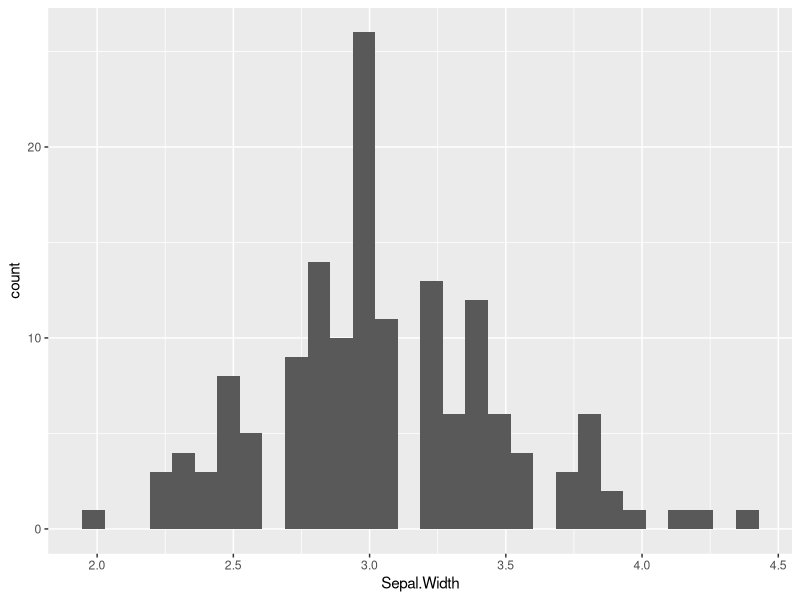
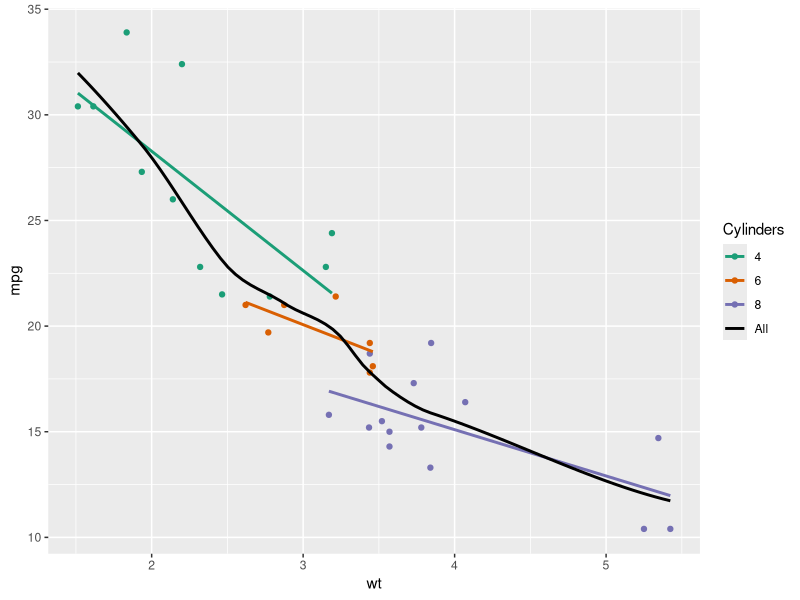
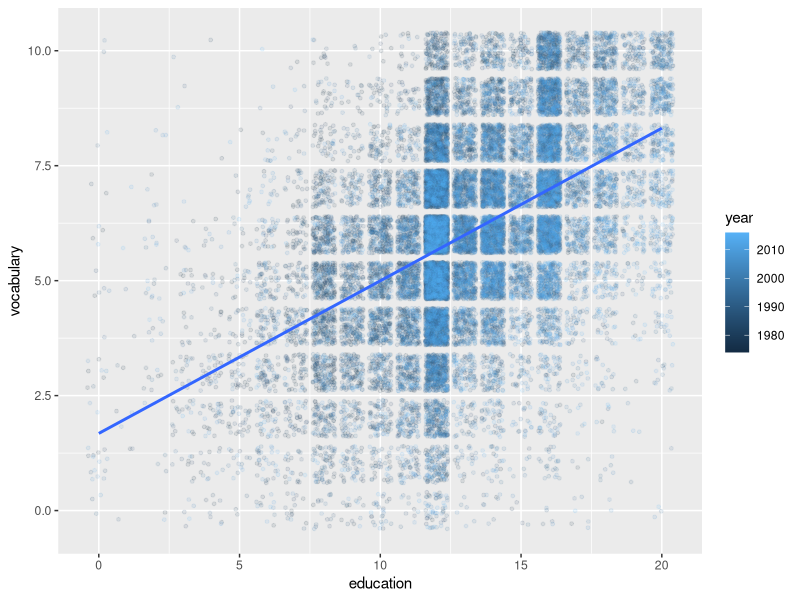
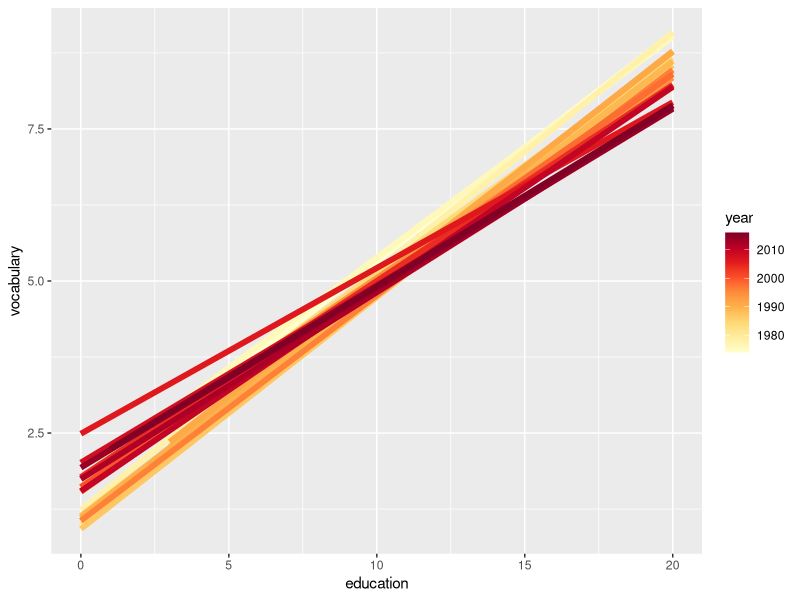
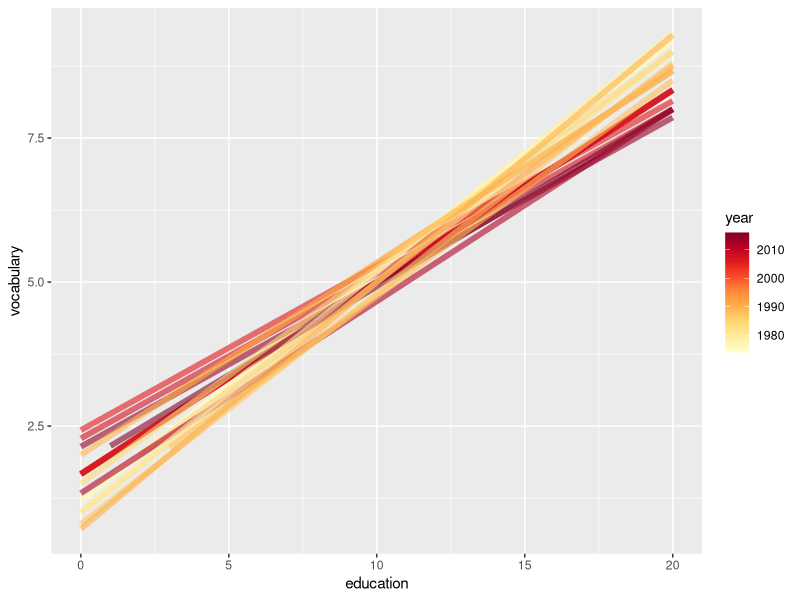
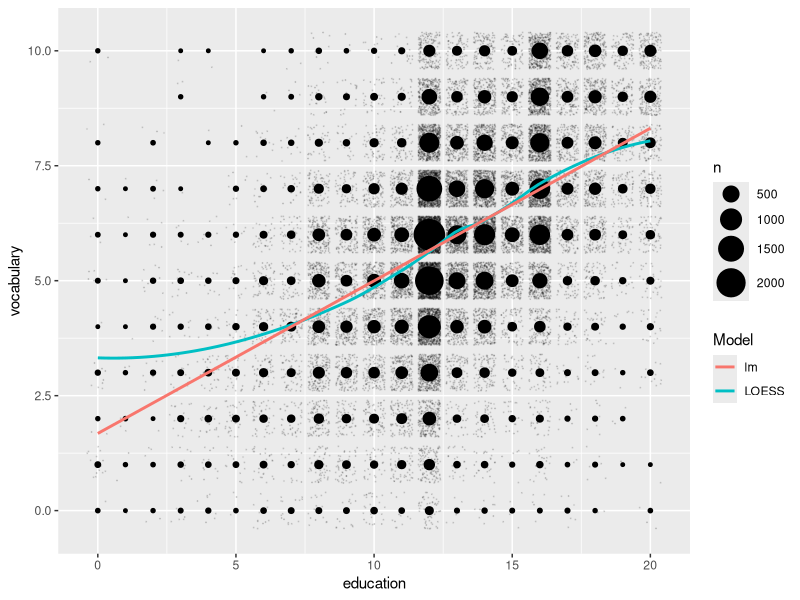
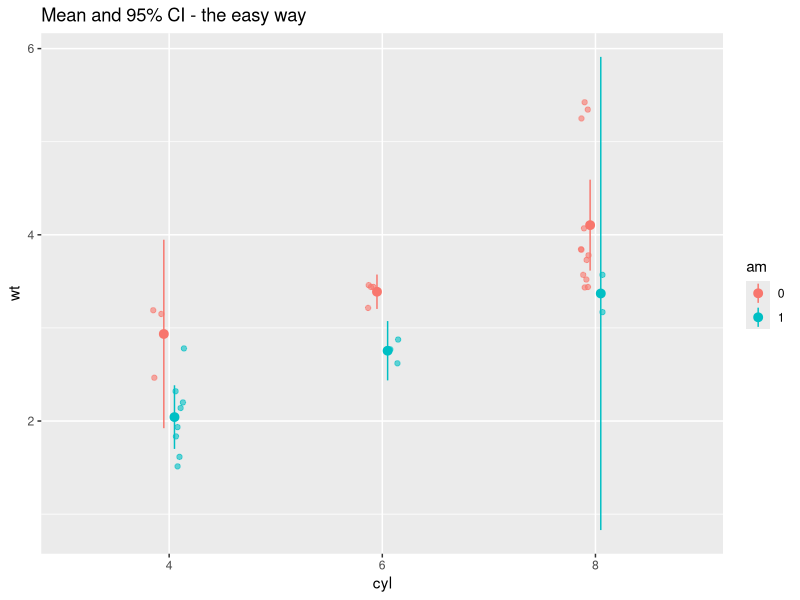
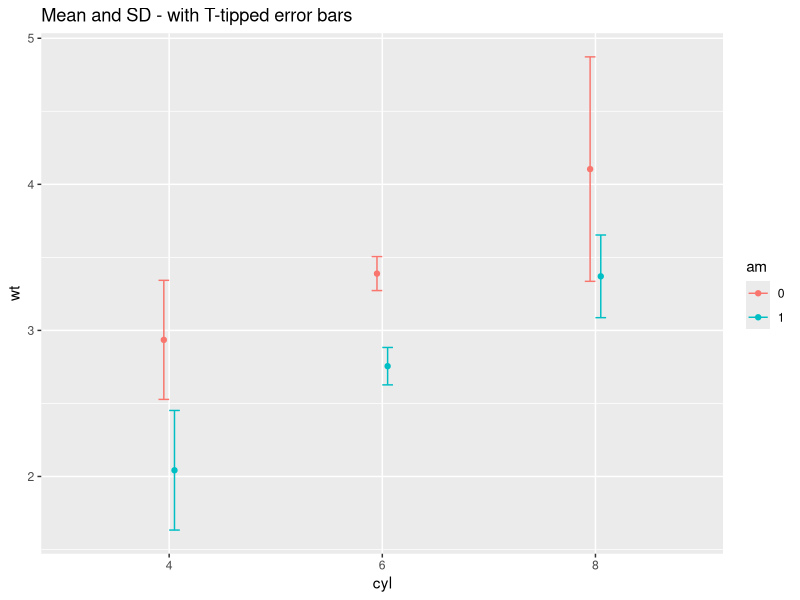

These figures' R source, in order:
## ---- chunk 1
library(ggplot2)
## ---- chunk 2
plot <- ggplot(iris, aes(x = Sepal.Width))
plot + stat_bin()
## ---- chunk 3
# Customize color
library(RColorBrewer)
myColors <- c(brewer.pal(3, "Dark2"), "black")

ggplot(mtcars, aes(x = wt, y = mpg, col = factor(cyl))) +
  geom_point() +
  stat_smooth(method = "lm", se = FALSE) +
  stat_smooth(method = "loess", 
              aes(group = 1, col="All"), 
              se = FALSE, span = 0.7) +
  # Add correct arguments to scale_color_manual
  scale_color_manual('Cylinders', values = myColors)
## ---- chunk 4
library(car)
ggplot(Vocab, aes(x = education, y = vocabulary, col = year)) +
  geom_jitter(alpha = 0.1, size = 1) +
  stat_smooth(method = 'lm', se = F)
## ---- chunk 5
# Specify the invisible group aesthetic so that our linear models are still calculated appropriately.
ggplot(Vocab, aes(x = education, y = vocabulary, col = year, group = factor(year))) +
  stat_smooth(method = "lm", se = FALSE, alpha = 0.6, size = 2) +
  scale_color_gradientn(colors = brewer.pal(9, "YlOrRd"))
## ---- chunk 6
ggplot(Vocab, aes(x = education, y = vocabulary, col = year, group = factor(year))) +
  # Set the quantiles argument to 0.5 so that only the median is shown.
  stat_quantile(alpha = 0.6, size = 2, quantiles = 0.5) +
  scale_color_gradientn(colors = brewer.pal(9,"YlOrRd"))
## ---- chunk 7
ggplot(Vocab, aes(x = education, y = vocabulary)) +
  geom_jitter(size = 0.1, alpha = 0.1) +
  stat_sum() + # sum statistic
  scale_size(range = c(1, 10)) +  # set size scale
  stat_smooth(method = "loess", aes(col = "LOESS"), se = F) +
  stat_smooth(method = "lm", aes(col = "lm"), se = F) +
  scale_color_discrete("Model")
## ---- chunk 8
# Require 'Hsimc' package here.
library(Hmisc)
# Convert cyl and am to factors
mtcars$cyl <- as.factor(mtcars$cyl)
mtcars$am <- as.factor(mtcars$am)

# Define positions
posn.d <- position_dodge(width = 0.1)
posn.jd <- position_jitterdodge(jitter.width = 0.1, dodge.width = 0.2)
posn.j <- position_jitter(width = 0.2)

# Base layers
wt.cyl.am <- ggplot(mtcars, aes(x = cyl, y = wt, col = am, fill = am, group = am))
## ---- chunk 9
# Mean and 95% CI - the easy way
wt.cyl.am +
  geom_point(position = posn.jd, alpha = 0.6) +
  # 95% CI: 'fun.data = mean_cl_normal'
  # Default geom = 'pointrange'
  stat_summary(fun.data = mean_cl_normal, position = posn.d) +
  ggtitle('Mean and 95% CI - the easy way')

# Mean and SD - with T-tipped error bars
wt.cyl.am + 
  # Mean: 'fun.y = mean' -> Uses the y aesthetic
  stat_summary(geom = 'point', fun.y = mean,
               position = posn.d) +
  # sd: 'fun.data = mean_sdl, fun.args = list(mult = 1)'
  # fun.args = list(mult = 1) to have a errorbar that spans over one standard deviation in both directions.
  stat_summary(geom = 'errorbar', fun.data = mean_sdl,
               position = posn.d, fun.args = list(mult = 1), width = 0.1) +
  ggtitle('Mean and SD - with T-tipped error bars')
## ---- chunk 10
# Function to save range for use in ggplot
gg_range <- function(x) {
  data.frame(ymin = min(x), # Min
             ymax = max(x)) # Max
}

# Function to get quantiles
med_IQR <- function(x) {
  data.frame(y = median(x), # Median
             ymin = quantile(x)[2], # 1st quartile
             ymax = quantile(x)[4])  # 3rd quartile
}
## ---- chunk 11
# Five-number summary(the minimum, 1st quartile, median, 3rd quartile, and the maximum) plot
wt.cyl.am +
  # 1st quartile, 3rd quartile
  stat_summary(geom = 'linerange', fun.data = med_IQR,
               position = posn.d, size = 3) +
  # minimum, maximum
  stat_summary(geom = 'linerange', fun.data = gg_range,
               position = posn.d, size = 3,
               alpha = 0.4) +
  # median
  stat_summary(geom = 'point', fun.y = median,
               position = posn.d, size = 3,
               col = 'black', shape = 'X') +
  ggtitle('Five-number Summary Plot')
## ---- chunk 12
plot2 <- ggplot(mtcars, aes(x = wt, y = hp, col = am)) + geom_point() + geom_smooth()
# Original plot
plot2
## ---- chunk 13
# Zoom in using scale function.
plot2 +
    scale_x_continuous(limits = c(3, 6), expand = c(0, 0))
## ---- chunk 14
# Zoom in using coord function.
plot2 + 
  coord_cartesian(xlim = c(3, 6))
## ---- chunk 15
base.plot <- ggplot(iris, aes(x = Sepal.Length, y = Sepal.Width, col = Species)) +
               geom_jitter() +
               geom_smooth(method = "lm", se = FALSE)

# Plot base.plot: default aspect ratio
base.plot

# Fix aspect ratio (1:1) of base.plot
base.plot +
  coord_equal()
## ---- chunk 16
# Create an ordinary bar chart and convert it into pie chart.
wide.bar <- ggplot(mtcars, aes(x = 1, fill = cyl)) +
              geom_bar()
wide.bar +
  coord_polar(theta = 'y')

# Set limits on x_scale and convert it into a 'ring' type pie chart.
thin.bar <- ggplot(mtcars, aes(x = 1, fill = cyl)) +
              geom_bar(width = 0.1) +
              scale_x_continuous(limits = c(0.5, 1.5))
thin.bar + 
  coord_polar(theta = 'y')
## ---- chunk 17
# Create cyl_am
mtcars$cyl_am <- paste(mtcars$cyl, mtcars$am, sep = "_")
# Customize color
myCol <- rbind(brewer.pal(9, "Blues")[c(3,6,8)],
               brewer.pal(9, "Reds")[c(3,6,8)])
# Plot with multi variables.
ggplot(mtcars, aes(x = wt, y = mpg, col = cyl_am)) +
  geom_point() +
  scale_color_manual(values = myCol) +
  facet_grid(gear ~ vs)
## ---- chunk 18
library(tidyr)
library(dplyr)
# Take a look at msleep
head(msleep, 3)
# Tidy data for plot
colnames(msleep)[6:7] <- c('total', 'rem')
mamsleep <- msleep %>%
              gather(sleep, time, total:rem) %>%
              select(vore, name, sleep, time) %>%
              filter(!is.na(vore))
# After tidy up
head(mamsleep, 3)

plot3 <- ggplot(mamsleep, aes(x = time, y = name, col = sleep)) + geom_point()
# Before dropping levels
plot3 + facet_grid(vore ~ .)
# After dropping levels(free up rows)
plot3 + facet_grid(vore ~ ., scale= 'free_y', space = 'free_y')
## ---- chunk 19
library(RColorBrewer)
plot4 <- ggplot(mtcars, aes(x = wt, y = mpg, col = factor(cyl))) +
  stat_smooth(method = 'lm', se = F) + 
  scale_color_manual('Cylinders', values = c('#C6DBEF','#6BAED6','#2171B5')) +
  geom_jitter(size = 3.5, alpha = 0.7) +
  scale_x_continuous('Weight(lb/1000)') +
  scale_y_continuous('Miles/(US) gallon') +
  facet_grid(.~cyl)
plot4
## ---- chunk 20
plot5 <- plot4 +
  # Theme to remove all rectangles
  theme(rect = element_blank()) +
  # Combine custom themes
  theme(plot.background = element_rect(fill = '#F7FBFf', color = '#DEEBF7', size = 1))
plot5
## ---- chunk 21
plot6 <- plot5 +
        # Remove grid
  theme(panel.grid = element_blank(),
        # Set color of axis.line
        axis.line = element_line(color = '#08519C'),
        #Set color of axis.ticks
        axis.ticks = element_line(color = '#08519C'))
plot6
## ---- chunk 22
plot7 <- plot6 +
  theme(strip.text = element_text(size = 13, color = '#08519C'),
        # 'hjust = 0' to put the text in the bottom left corner
        axis.title = element_text(color = '#08519C', hjust = 0, face = 'bold'),
        axis.text = element_text(color = '#08519C'),
        legend.text = element_text(color = '#08519C'),
        legend.title = element_text(color = '#08519C'))
plot7
## ---- chunk 23
library(grid)
plot8 <- plot7 +
  # Change legend location & direction
  theme(legend.position = 'bottom', legend.direction= 'horizontal') +
  # Adjust the plot margin
  theme(plot.margin = unit(c(1,1.5,0.5,1), 'cm')) +
  # Increase spacing between facets
  theme(panel.spacing.x = unit(1, 'cm'))
plot8
## ---- chunk 24
theme_blue <- 
    theme(rect = element_blank(),
          plot.background = element_rect(fill = '#F7FBFf', color = '#DEEBF7', size = 1),
          panel.grid = element_blank(),
          axis.line = element_line(color = '#08519C'),
          axis.ticks = element_line(color = '#08519C'),
          strip.text = element_text(size = 13, color = '#08519C'),
          axis.title = element_text(color = '#08519C', hjust = 0, face = 'bold'),
          axis.text = element_text(color = '#08519C'),
          legend.text = element_text(color = '#08519C'),
          legend.title = element_text(color = '#08519C'),
          legend.position = 'bottom', 
          legend.direction= 'horizontal',
          plot.margin = unit(c(1,1.5,0.5,1), 'cm'),
          panel.spacing.x = unit(1, 'cm'))
## ---- chunk 25
plot4 + theme_blue
## ---- chunk 26
original <- theme_update(rect = element_blank(),
          plot.background = element_rect(fill = '#F7FBFf', color = '#DEEBF7', size = 1),
          panel.grid = element_blank(),
          axis.line = element_line(color = '#08519C'),
          axis.ticks = element_line(color = '#08519C'),
          strip.text = element_text(size = 13, color = '#08519C'),
          axis.title = element_text(color = '#08519C', hjust = 0, face = 'bold'),
          axis.text = element_text(color = '#08519C'),
          legend.text = element_text(color = '#08519C'),
          legend.title = element_text(color = '#08519C'),
          legend.position = 'bottom', 
          legend.direction= 'horizontal',
          plot.margin = unit(c(1,1.5,0.5,1), 'cm'),
          panel.spacing.x = unit(1, 'cm'))
plot4
## ---- chunk 27
theme_set(original)
plot4
## ---- chunk 28
library(ggthemes)
plot4 + theme_bw()
plot4 + theme_classic()
## ---- chunk 29
sleep <- spread(mamsleep, sleep, time)
plot9 <- ggplot(sleep, aes(x = vore, y = total)) +
  scale_y_continuous("Total Sleep Time (h)",
                     limits = c(0, 24),
                     breaks = seq(0, 24, 3),
                     expand = c(0, 0)) +
  scale_x_discrete('Eating Habits', labels = c('Carnivore', 'Herbivore', 'Insectivore', 'Omnivore'))

plot9 + 
  stat_summary(fun.y = mean, geom = 'bar', fill = 'grey50') +
  stat_summary(fun.data = mean_sdl, fun.args = list(mult = 1), geom = 'errorbar', width = 0.2) +
  ggtitle('Dynamite Plots of Mammalian Sleep')
## ---- chunk 30
plot9 +
  geom_point(alpha = 0.6, position = position_jitter(width = 0.2)) +
  stat_summary(fun.y = mean, geom = 'point', col = "#E41A1C") +
  stat_summary(fun.data = mean_sdl, fun.args = list(mult = 1), geom = 'errorbar', width = 0.2, col = "#E41A1C")
## ---- chunk 31
# Tidy data first.
mtcars.cyl <- mtcars %>%
  group_by(factor(cyl)) %>%
  summarize(wt.avg = mean(wt), sd = sd(wt), n())
colnames(mtcars.cyl)[c(1, 4)] <- c('Cylinders', 'n')
mtcars.cyl <- mutate(mtcars.cyl, prop = n/sum(n))
mtcars.cyl

ggplot(mtcars.cyl, aes(x = Cylinders, y = wt.avg)) +
  geom_col(width = mtcars.cyl$prop, fill = '#7F95B5') +
  geom_errorbar(aes(ymin = wt.avg - sd, ymax = wt.avg + sd), width = 0.1, col = '#08306B')
## ---- chunk 32
HairCol <- as.data.frame(HairEyeColor)
ggplot(HairCol, aes(x = Hair, y = Freq, fill = Hair)) +
  scale_fill_manual('Hair', values = c('slategray', 'rosybrown', 'darkred', 'gold')) +
  geom_col(position = 'dodge') +
  facet_grid(.~Sex)
## ---- chunk 33
plot10 <- ggplot(HairCol, aes(x = 1, y = Freq, fill = Hair)) +
  scale_fill_manual('Hair', values = c('slategray', 'rosybrown', 'darkred', 'gold')) +
  scale_y_continuous('Proportion') +
  theme_classic() +
  theme(rect = element_blank(),
        strip.text = element_text(size = 13, face = 'bold'))
  
plot10 +  
  geom_col(position = 'fill', width = 0.2) +
  scale_x_continuous(limits = c(0.5, 1.1)) +
  coord_polar(theta = 'y') +
  facet_grid(.~Sex) +
  theme(axis.title.y = element_blank(),
        line = element_blank(),
        axis.text = element_blank())
## ---- chunk 34
plot10 + 
  geom_col(position = 'fill', width = 0.3) +
  scale_x_continuous(limits = c(0.5, 1.5)) +
  coord_flip() +
  facet_grid(Sex~.) +
  theme(axis.title.y = element_blank(),
        axis.line = element_blank(),
        axis.ticks.y = element_blank(),
        axis.text.y = element_blank(),
        legend.position = 'bottom', 
        legend.direction= 'horizontal')
## ---- chunk 35
library(lattice)
head(barley)
## ---- chunk 36
ggplot(barley, aes(x = year, y = variety, fill = yield)) +
  geom_tile() + # Geom layer
  facet_wrap( ~ site, ncol = 1) + # Facet layer
  scale_fill_gradientn(colors = brewer.pal(9, "Reds")) # Adjust colors
## ---- chunk 37
ggplot(barley, aes(x = year, y = yield, col = variety, group = variety)) +
  geom_line() +
  facet_wrap(~site, nrow = 1) +
  scale_x_discrete('Year') +
  scale_y_continuous('Yield (bushels/acre)') +
  scale_color_discrete('Variety')
## ---- chunk 38
ggplot(barley, aes(x = year, y = yield, col = site, fill = site, group = site)) +
  stat_summary(fun.y = mean, geom = 'line', position = position_dodge(width = 0.2)) +
  stat_summary(fun.y = mean, geom = 'point',position = position_dodge(width = 0.2)) +
  # fun.args = list(mult = 1) to have a errorbar that spans over one standard deviation in both directions.
  stat_summary(fun.data = mean_sdl, fun.args = list(mult = 1), geom = 'errorbar', width = 0.1, position = position_dodge(width = 0.2)) +
  scale_x_discrete('Year', expand = c(0.05, 0.05)) +
  scale_y_continuous('Yield (bushels/acre)') +
  scale_color_discrete('Site') +
  scale_fill_discrete('Site') +
  ggtitle('With Errorbar')

ggplot(barley, aes(x = year, y = yield, col = site, fill = site, group = site)) +
  stat_summary(fun.y = mean, geom = 'line') +
  stat_summary(fun.data = mean_sdl, fun.args = list(mult = 1), geom = 'ribbon', alpha = 0.1, col = NA) +
  scale_x_discrete('Year', expand = c(0.05, 0.05)) +
  scale_y_continuous('Yield (bushels/acre)') +
  scale_color_discrete('Site') +
  scale_fill_discrete('Site') +
  ggtitle('With Ribbon')
## ---- chunk 39
# Make a table manually
party <- matrix(c(762, 327, 468, 484, 239, 477), ncol = 3, byrow = T)
colnames(party) <- c('Democrat', 'Independent', 'Republican')
rownames(party) <- c('F', 'M')
party <- as.table(party)
# Obsrvation
party
## ---- chunk 40
# Expected
chisq.test(party)$expected
## ---- chunk 41
# Residuals
chisq.test(party)$residuals
## ---- chunk 42
library(vcd)
mosaic(party, shade = T, color = T)
